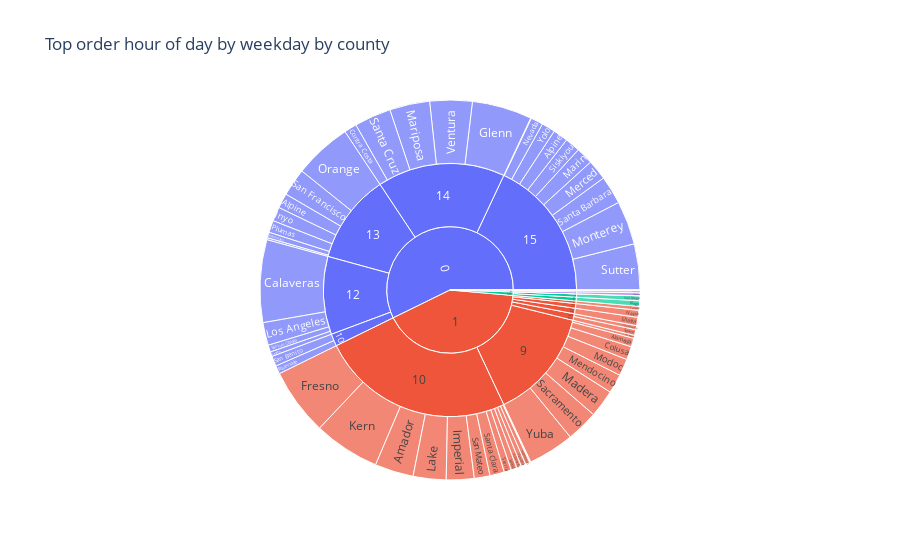

Notebook code cell kept with this figure:
### Markdown cell above
High Times per County nach Wochentag und Uhrzeit

### Code cell
#Wie viele Bestellungen werden pro Wochentag und Uhrzeit pro County gemacht
high_time = df.groupby(["county","order_dow","order_hour_of_day"],as_index=False)["order_id"].nunique().sort_values(by="order_id",ascending=False)
#Gruppieren nach dem höchsten Wert pro County
high_time_max = high_time.groupby(["county"],as_index=False).max().sort_values(by="order_id",ascending=False).drop(columns=["order_dow","order_hour_of_day"],axis=1)

px.sunburst(pd.merge(high_time_max, high_time, how="left", on=["county","order_id"],validate="one_to_many"), 
            path=['order_dow', 'order_hour_of_day', 'county'], 
            values='order_id', 
            title= 'Top order hour of day by weekday by county')

### Figure 1 — Plotly figure (JSON) as saved in the notebook; plotly's stock layout.template omitted (floating-point values rounded to 4 significant figures)
{"data": [{"branchvalues": "total", "domain": {"x": [0, 1], "y": [0, 1]}, "hovertemplate": "labels=%{label}<br>order_id=%{value}<br>parent=%{parent}<br>id=%{id}<extra></extra>", "ids": ["1/9/Alameda", "0/13/Alpine", "0/15/Alpine", "1/10/Amador", "5/8/Butte", "2/13/Butte", "6/16/Butte", "0/12/Calaveras", "1/9/Colusa", "0/14/Contra Costa", "1/9/Del Norte", "1/10/El Dorado", "1/10/Fresno", "0/14/Glenn", "1/10/Humboldt", "1/10/Imperial", "0/13/Inyo", "1/10/Kern", "5/10/Kings", "1/10/Lake", "0/12/Lassen", "0/12/Los Angeles", "1/9/Madera", "0/15/Marin", "0/14/Mariposa", "1/9/Mendocino", "0/15/Merced", "1/9/Modoc", "1/10/Mono", "0/15/Monterey", "1/11/Napa", "0/15/Nevada", "0/13/Orange", "1/10/Placer", "0/13/Plumas", "0/10/Riverside", "1/9/Sacramento", "0/10/San Benito", "1/10/San Bernardino", "5/15/San Diego", "0/13/San Francisco", "0/13/San Joaquin", "6/18/San Joaquin", "0/12/San Luis Obispo", "1/10/San Mateo", "0/15/Santa Barbara", "1/10/Santa Clara", "0/14/Santa Cruz", "1/12/Shasta", "1/10/Sierra", "0/15/Siskiyou", "1/15/Solano", "1/10/Sonoma", "0/13/Stanislaus", "0/15/Sutter", "6/11/Tehama", "0/15/Trinity", "6/15/Trinity", "1/13/Tulare", "1/15/Tuolumne", "0/14/Ventura", "0/15/Yolo", "1/9/Yuba", "5/8", "1/9", "0/10", "1/10", "5/10", "1/11", "6/11", "0/12", "1/12", "0/13", "1/13", "2/13", "0/14", "0/15", "1/15", "5/15", "6/15", "6/16", "6/18", "0", "1", "2", "5", "6"], "labels": ["Alameda", "Alpine", "Alpine", "Amador", "Butte", "Butte", "Butte", "Calaveras", "Colusa", "Contra Costa", "Del Norte", "El Dorado", "Fresno", "Glenn", "Humboldt", "Imperial", "Inyo", "Kern", "Kings", "Lake", "Lassen", "Los Angeles", "Madera", "Marin", "Mariposa", "Mendocino", "Merced", "Modoc", "Mono", "Monterey", "Napa", "Nevada", "Orange", "Placer", "Plumas", "Riverside", "Sacramento", "San Benito", "San Bernardino", "San Diego", "San Francisco", "San Joaquin", "San Joaquin", "San Luis Obispo", "San Mateo", "Santa Barbara", "Santa Clara", "Santa Cruz", "Shasta", "Sierra", "Siskiyou", "Solano", "Sonoma", "Stanislaus", "Sutter", "Tehama", "Trinity", "Trinity", "Tulare", "Tuolumne", "Ventura", "Yolo", "Yuba", "8", "9", "10", "10", "10", "11", "11", "12", "12", "13", "13", "13", "14", "15", "15", "15", "15", "16", "18", "0", "1", "2", "5", "6"], "name": "", "parents": ["1/9", "0/13", "0/15", "1/10", "5/8", "2/13", "6/16", "0/12", "1/9", "0/14", "1/9", "1/10", "1/10", "0/14", "1/10", "1/10", "0/13", "1/10", "5/10", "1/10", "0/12", "0/12", "1/9", "0/15", "0/14", "1/9", "0/15", "1/9", "1/10", "0/15", "1/11", "0/15", "0/13", "1/10", "0/13", "0/10", "1/9", "0/10", "1/10", "5/15", "0/13", "0/13", "6/18", "0/12", "1/10", "0/15", "1/10", "0/14", "1/12", "1/10", "0/15", "1/15", "1/10", "0/13", "0/15", "6/11", "0/15", "6/15", "1/13", "1/15", "0/14", "0/15", "1/9", "5", "1", "0", "1", "5", "1", "6", "0", "1", "0", "1", "2", "0", "0", "1", "5", "6", "6", "6", "", "", "", "", ""], "type": "sunburst", "values": [84, 145, 145, 377, 1, 1, 1, 805, 130, 123, 29, 46, 653, 584, 43, 271, 138, 646, 54, 321, 46, 222, 269, 167, 391, 187, 197, 165, 57, 426, 68, 120, 563, 3, 118, 81, 310, 99, 8, 48, 270, 19, 19, 68, 153, 276, 141, 358, 81, 70, 147, 56, 46, 55, 448, 28, 6, 6, 38, 39, 413, 133, 450, 1, 1624, 180, 2835, 54, 68, 28, 1141, 81, 1308, 38, 1, 1869, 2065, 95, 48, 6, 1, 19, 6563, 4741, 1, 103, 54]}], "layout": {"legend": {"tracegroupgap": 0}, "title": {"text": "Top order hour of day by weekday by county"}}}
